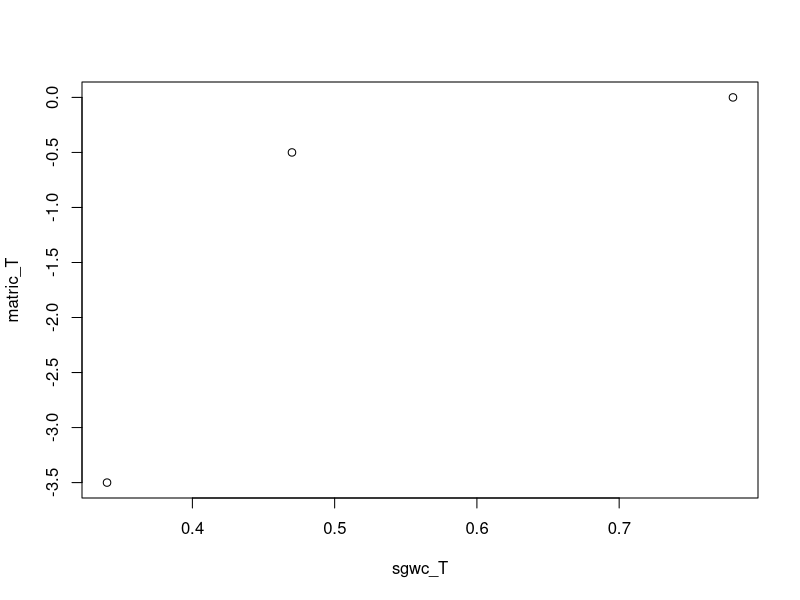
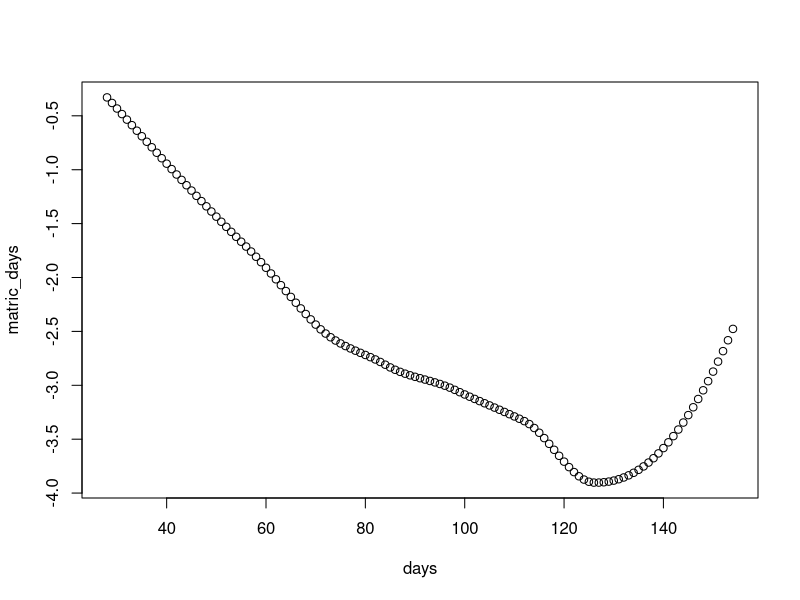

R code for these plots, in order: (Note: this script raises an error after producing the figures.)
##WATER STRESS MORTALITY FUNCTION##

#The relationship between soil matric potential (MPa) and seedling mortality rates is derived in this script from the following empiracle research: 
  
  #Engelbrecht, B. M. J., & Kursar, T. A. (2003). Comparative drought-resistance of seedlings of 28 species of co-occurring tropical woody plants. Oecologia, 136(3), 383–393. https://doi.org/10.1007/s00442-003-1290-8
  
  
#Step 1. Deriving the soil water retention curve the experimental plots in Engelbrecht and Kursar, 2003
  
  sgwc_T  <- c(0.78, 0.47, 0.34)
  matric_T <- c(0, -0.5, -3.5)
  d <- data.frame(sgwc_T = sgwc_T, matric_T = matric_T)
  plot(sgwc_T,matric_T)
  
  sgwc_T2 <- sgwc_T^2
  PTF <- lm(matric_T ~ sgwc_T + sgwc_T2)
  
  PTF_func <- function(sgwc){
    matric <- coef(PTF)[3]*sgwc^2 + coef(PTF)[2]*sgwc + coef(PTF)[1]
    return(matric)
  }
  
  #Step 2. Replicating the time series data 
  
  weeks <- c(4,8,10,12,14,16,18,20,22)
  sgwc <- c(0.48, 0.41,0.39,0.35,0.37,0.34,0.33,0.33,0.38)
  
  #plot(weeks, sgwc)
  
  #Step 3. Converting the soil moisture time series data to a matric potential time series
  
  matric <- PTF_func(sgwc = sgwc)
  #plot(weeks, matric)
  
  #creating a dataframe to store the moisture and (later) mortality data
  ts_wk <- data.frame(week = weeks, matric = matric)
  
  #adding the day of the experiment
  ts_wk$day <- ts_wk$week*7
  
#Wilting points. Wilting points were determined from Figure 2 in Engelbrecht and Kursar, 2003
thresh <- c(ts_wk$matric[2], ts_wk$matric[6])
names(thresh) <- c("DI","DT") 

#Determing matric potential on each day
matric_days <- predict(loess(matric~weeks), newdata = seq(from = 4, to = 22, length = 127))
days <- 1:127 + 27
ts_days <- data.frame(day = days, matric = matric_days)
plot(days, matric_days)


#creating deficit days for the whole 22 week period
def_func <- function(soil_moist, thresh, window){
  def <- (abs(thresh) - abs(soil_moist))*-1
  no_def <- def < 0 
  def[no_def] <- 0
  deficit_days <- c()
  for(i in 1:length(def)){
    deficit_days[i] <- ifelse(i < window, sum(def[1:i]), sum(def[(i-window):i]))
  }
  return(deficit_days)
}

#creating deficit days for the drought intolerant PFTs over the 18 week period when soil moisture was measured.
deficit_days_DI <- def_func(soil_moist = matric_days, thresh = thresh["DI"], window = 18*7)[126]
deficit_days_DT <- def_func(soil_moist = matric_days, thresh = thresh["DT"], window = 18*7)[126]


dr_mort_DI <- engelbrecht_mort_data %>%
  filter(PFT == "DI") %>%
  summarise(mort_rate = mean(pct_mort_drought))

dr_mort_DT <- engelbrecht_mort_data %>%
  filter(PFT == "DT") %>%
  summarise(mort_rate = mean(pct_mort_drought))

#fitting a linear model of mortality as a function of deficit days for DT and DI PFTs
DI_dr_data <- data.frame(def_days = c(0,deficit_days_DI), mort = c(0, dr_mort_DI$mort_rate))
DI_dr_lm <- lm(data = DI_dr_data, formula = mort~def_days)

DT_dr_data <- data.frame(def_days = c(0,deficit_days_DT), mort = c(0, dr_mort_DT$mort_rate))
DT_dr_lm <- lm(data = DT_dr_data, formula = mort~def_days)

#inputs: 1) deficit days over the preceeding 18 week period. This is the absolute value of the matric potential (kpa) below a wilting point summed over the preceeding 126 days.
H20_mort <- function(deficit_days, PFT){
  ifelse(PFT == "DI",
         mort_rate <- deficit_days * coef(DI_dr_lm)[2] + coef(DI_dr_lm)[1],
         mort_rate <- deficit_days * coef(DT_dr_lm)[2] + coef(DT_dr_lm)[1])
  return(mort_rate/(18*7))
}






  
  
  
  
  
  
  
  